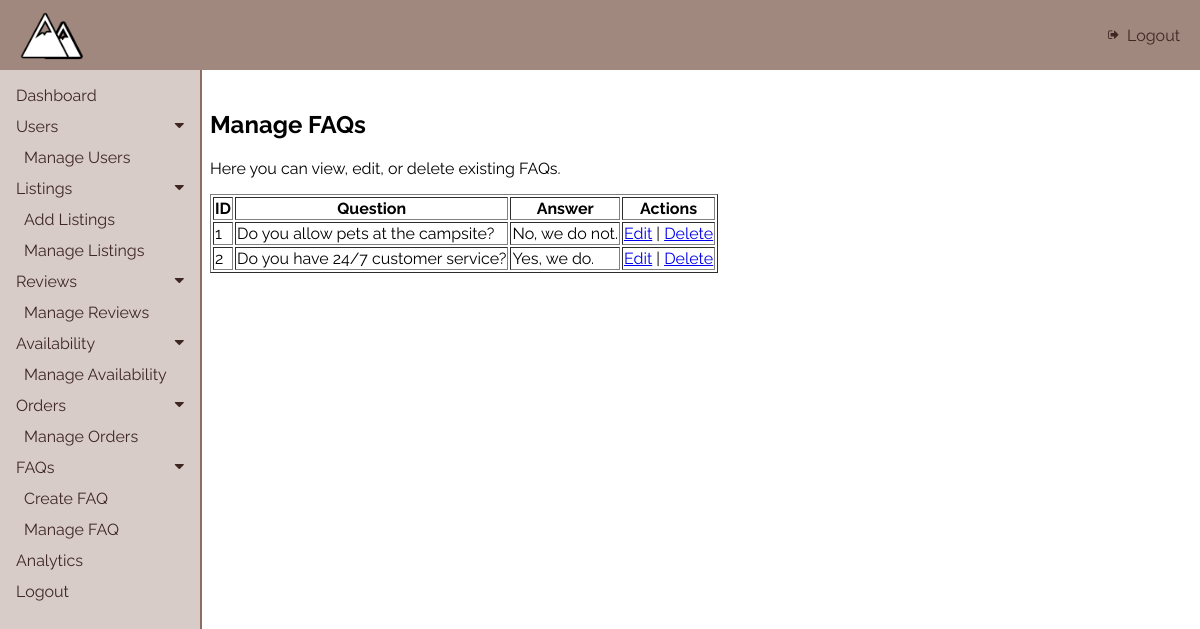
The app's page /admin/modules/FAQ/manage_faq.php with its own data.
### tables this page shows
CREATE TABLE `faq` (
  `id` int(11) NOT NULL,
  `question` text NOT NULL,
  `answer` text NOT NULL,
  `created_at` timestamp NOT NULL DEFAULT current_timestamp()
);

### admin/modules/FAQ/manage_faq.php (the view, shortened to what this page needs)
<?php
include("../../../config/config.php");
$sql = "SELECT * FROM faq";
$result = $conn->query($sql);
?>
<!DOCTYPE html>
<html lang="en">
<head>
  <link rel="stylesheet" href="https://cdnjs.cloudflare.com/ajax/libs/font-awesome/4.7.0/css/font-awesome.min.css">
  <link rel="stylesheet" type="text/css" href="<?php echo ADMIN_BASE_URL; ?>/css/admin.css">
</head>
<body>
  <div class="topNav">
    <img src="<?php echo ADMIN_BASE_URL; ?>/img/icon.png" alt="Logo">
    <a href="../../../../mainpage.php">
      <i class="fa fa-sign-out" style="font-size: 12px;"></i> Logout
    </a>
  </div>
  <?php include '../../includes/sideNav.php'; ?>
  <div class="main">
    <h2>Manage FAQs</h2>
    <p>Here you can view, edit, or delete existing FAQs.</p>
    <table border="1">
        <tr>
            <th>ID</th>
            <th>Question</th>
            <th>Answer</th>
            <th>Actions</th>
        </tr>
        <?php
        if ($result->num_rows > 0) {
            while ($row = $result->fetch_assoc()) {
                echo "<tr>";
                echo "<td>" . $row['id'] . "</td>";
                echo "<td>" . $row['question'] . "</td>";
                echo "<td>" . $row['answer'] . "</td>";
                echo "<td>
                        <a href='?edit=" . $row['id'] . "'>Edit</a> |
                        <a href='?delete=" . $row['id'] . "'>Delete</a>
                      </td>";
                echo "</tr>";
            }
        } else {
            echo "<tr><td colspan='4'>No FAQs available</td></tr>";
        }
        ?>
    </table>
  </div>
</body>
</html>

### admin/css/admin.css (style rules this page uses)
body { font-family: "Raleway", sans-serif; margin: 0; padding: 0; background-color: #fff; }
.topNav { position: fixed; display: flex; justify-content: space-between; align-items: center; background-color: #a1887f; color: #3e2723; padding: 10px 20px; position: fixed; top: 0; left: 0; width: 100%; z-index: 2; box-sizing: border-box; }
.topNav img { height: 50px; }
.topNav a { color: #3e2723; text-decoration: none; font-size: 16px; display: flex; align-items: center; }
.topNav .fa { margin-right: 8px; }
.main { margin-top: 70px; margin-left: 200px; padding: 20px 10px; background-color: #fff; }

### records on screen
faq: id "1", question "Do you allow pets at the campsite?", answer "No, we do not."
faq: id "2", question "Do you have 24/7 customer service?", answer "Yes, we do."
